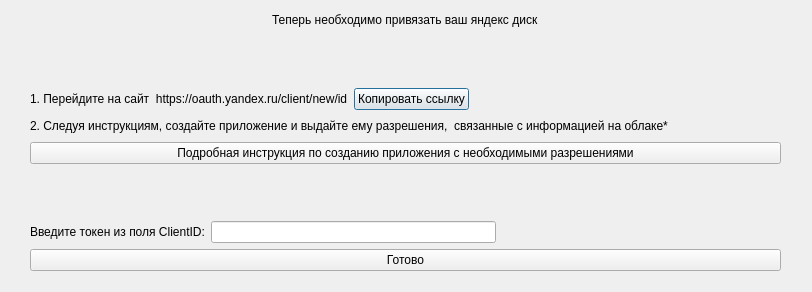
<?xml version="1.0" encoding="UTF-8"?>
<ui version="4.0">
 <class>Dialog</class>
 <widget class="QDialog" name="Dialog">
  <property name="geometry">
   <rect>
    <x>0</x>
    <y>0</y>
    <width>812</width>
    <height>292</height>
   </rect>
  </property>
  <property name="windowTitle">
   <string>Dialog</string>
  </property>
  <widget class="QWidget" name="verticalLayoutWidget">
   <property name="geometry">
    <rect>
     <x>30</x>
     <y>10</y>
     <width>751</width>
     <height>261</height>
    </rect>
   </property>
   <layout class="QVBoxLayout" name="verticalLayout">
    <item>
     <layout class="QHBoxLayout" name="horizontalLayout_2">
      <item>
       <spacer name="horizontalSpacer">
        <property name="orientation">
         <enum>Qt::Horizontal</enum>
        </property>
        <property name="sizeHint" stdset="0">
         <size>
          <width>40</width>
          <height>20</height>
         </size>
        </property>
       </spacer>
      </item>
      <item>
       <widget class="QLabel" name="label">
        <property name="text">
         <string>Теперь необходимо привязать ваш яндекс диск</string>
        </property>
       </widget>
      </item>
      <item>
       <spacer name="horizontalSpacer_2">
        <property name="orientation">
         <enum>Qt::Horizontal</enum>
        </property>
        <property name="sizeHint" stdset="0">
         <size>
          <width>40</width>
          <height>20</height>
         </size>
        </property>
       </spacer>
      </item>
     </layout>
    </item>
    <item>
     <spacer name="verticalSpacer_2">
      <property name="orientation">
       <enum>Qt::Vertical</enum>
      </property>
      <property name="sizeHint" stdset="0">
       <size>
        <width>20</width>
        <height>40</height>
       </size>
      </property>
     </spacer>
    </item>
    <item>
     <layout class="QHBoxLayout" name="horizontalLayout">
      <item>
       <widget class="QLabel" name="label_4">
        <property name="text">
         <string>1. Перейдите на сайт  https://oauth.yandex.ru/client/new/id</string>
        </property>
       </widget>
      </item>
      <item>
       <widget class="QPushButton" name="copy_link">
        <property name="text">
         <string>Копировать ссылку</string>
        </property>
       </widget>
      </item>
      <item>
       <spacer name="horizontalSpacer_4">
        <property name="orientation">
         <enum>Qt::Horizontal</enum>
        </property>
        <property name="sizeHint" stdset="0">
         <size>
          <width>40</width>
          <height>20</height>
         </size>
        </property>
       </spacer>
      </item>
     </layout>
    </item>
    <item>
     <layout class="QHBoxLayout" name="horizontalLayout_3">
      <item>
       <widget class="QLabel" name="label_3">
        <property name="text">
         <string>2. Следуя инструкциям, создайте приложение и выдайте ему разрешения,  связанные с информацией на облаке*</string>
        </property>
       </widget>
      </item>
      <item>
       <spacer name="horizontalSpacer_6">
        <property name="orientation">
         <enum>Qt::Horizontal</enum>
        </property>
        <property name="sizeHint" stdset="0">
         <size>
          <width>40</width>
          <height>20</height>
         </size>
        </property>
       </spacer>
      </item>
     </layout>
    </item>
    <item>
     <widget class="QPushButton" name="app_creation_instruction">
      <property name="text">
       <string>Подробная инструкция по созданию приложения с необходимыми разрешениями</string>
      </property>
     </widget>
    </item>
    <item>
     <spacer name="verticalSpacer">
      <property name="orientation">
       <enum>Qt::Vertical</enum>
      </property>
      <property name="sizeHint" stdset="0">
       <size>
        <width>20</width>
        <height>40</height>
       </size>
      </property>
     </spacer>
    </item>
    <item>
     <layout class="QHBoxLayout" name="horizontalLayout_4">
      <item>
       <widget class="QLabel" name="label_2">
        <property name="text">
         <string>Введите токен из поля ClientID:</string>
        </property>
       </widget>
      </item>
      <item>
       <widget class="QLineEdit" name="client_id_field"/>
      </item>
      <item>
       <spacer name="horizontalSpacer_7">
        <property name="orientation">
         <enum>Qt::Horizontal</enum>
        </property>
        <property name="sizeHint" stdset="0">
         <size>
          <width>40</width>
          <height>20</height>
         </size>
        </property>
       </spacer>
      </item>
     </layout>
    </item>
    <item>
     <widget class="QPushButton" name="submit">
      <property name="text">
       <string>Готово</string>
      </property>
     </widget>
    </item>
   </layout>
  </widget>
 </widget>
 <resources/>
 <connections/>
</ui>
